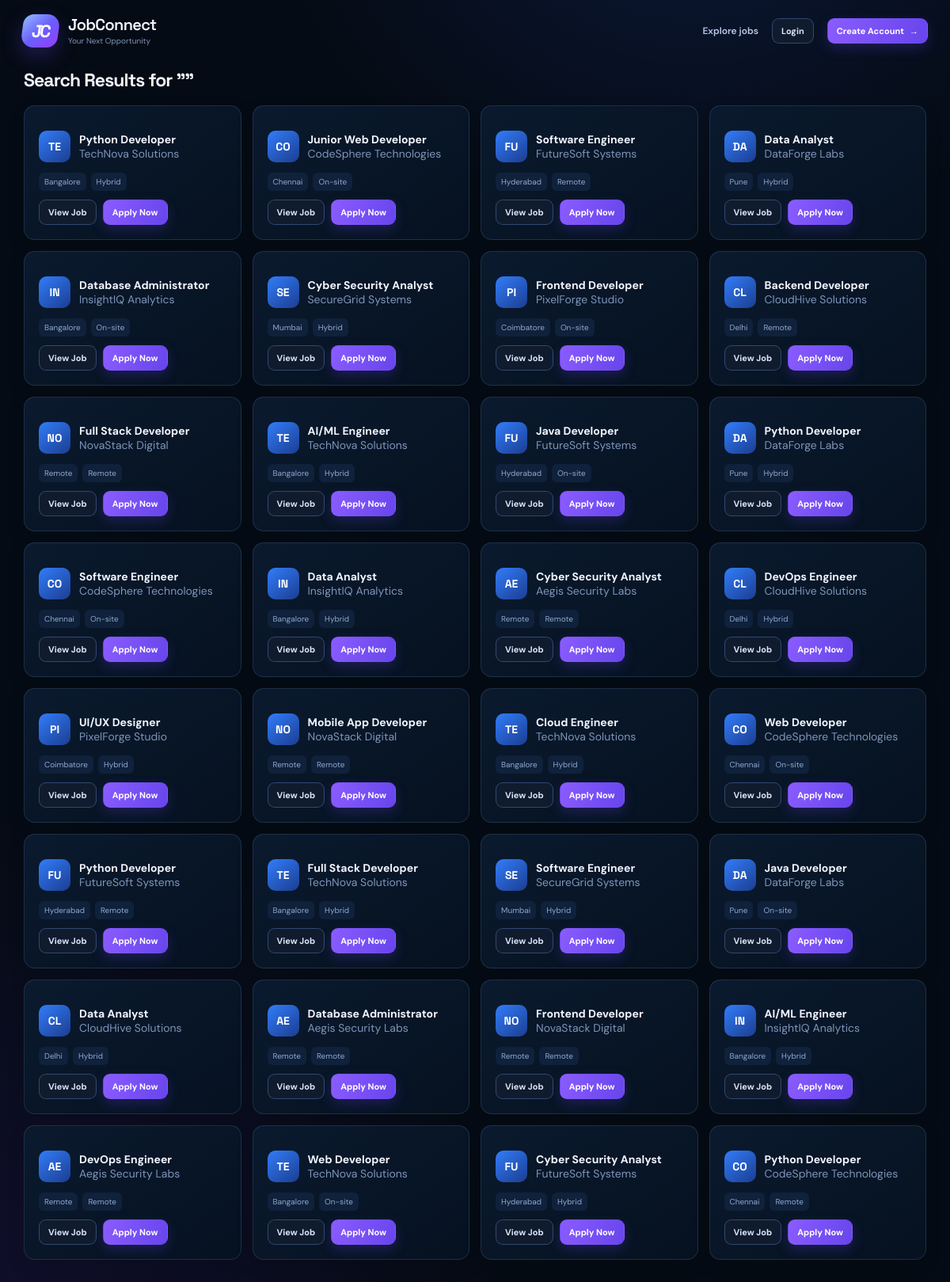
Screenshot of /search with the database file from the repository.
### tables this page shows
CREATE TABLE jobs (
            id INTEGER PRIMARY KEY AUTOINCREMENT,
            company_id INTEGER,
            recruiter_id INTEGER,
            title TEXT NOT NULL,
            description TEXT,
            responsibilities TEXT,
            required_skills TEXT,
            preferred_skills TEXT,
            location TEXT,
            salary_min INTEGER,
            salary_max INTEGER,
            employment_type TEXT,
            workplace_type TEXT,
            experience_level TEXT,
            education TEXT,
            deadline TEXT,
            status TEXT DEFAULT 'active',
            created_at TEXT NOT NULL DEFAULT CURRENT_TIMESTAMP,
            FOREIGN KEY(company_id) REFERENCES companies(id),
            FOREIGN KEY(recruiter_id) REFERENCES users(id)
        );

CREATE TABLE companies (
            id INTEGER PRIMARY KEY AUTOINCREMENT,
            recruiter_id INTEGER,
            company_name TEXT NOT NULL,
            logo TEXT,
            description TEXT,
            industry TEXT,
            location TEXT,
            website TEXT,
            employee_count INTEGER,
            created_at TEXT NOT NULL DEFAULT CURRENT_TIMESTAMP,
            FOREIGN KEY(recruiter_id) REFERENCES users(id)
        );

### backend/app.py (the view)
@app.route("/search")
def search_results():
    q = request.args.get("q", "")
    user = get_current_user()
    jobs_list = query_jobs(q=q)
    return render_template("search_results.html", jobs=jobs_list, query=q, user=user)

### backend/app.py (called while the page is built, shortened)
def get_current_user():
    user_id = session.get("user_id")
    if not user_id:
        return None
    conn = get_db_connection()
    user = conn.execute("SELECT * FROM users WHERE id = ?", (user_id,)).fetchone()
    conn.close()
    return dict(user) if user else None

def query_jobs(filters=None, q=None):
    conn = get_db_connection()
    conditions = ["j.status = 'active'"]
    params = []
    if q:
        conditions.append("(j.title LIKE ? OR j.description LIKE ? OR j.required_skills LIKE ? OR c.company_name LIKE ? OR j.location LIKE ?)")
        like = f"%{q}%"
        params.extend([like, like, like, like, like])
    sql = f"""
        SELECT j.*, c.company_name, c.logo, c.industry,
               (SELECT COUNT(*) FROM applications a WHERE a.job_id = j.id) AS applicant_count
        FROM jobs j
        LEFT JOIN companies c ON c.id = j.company_id
        WHERE {' AND '.join(conditions)}
        ORDER BY j.created_at DESC
    """
    jobs = conn.execute(sql, params).fetchall()
    conn.close()
    return [dict(row) for row in jobs]

def ensure_demo_data():
    conn = get_db_connection()
    user_count = conn.execute("SELECT COUNT(*) FROM users").fetchone()[0]
    if user_count > 0:
        conn.close()
        return

@app.before_request
def setup_demo_data():
    init_db()
    ensure_demo_data()

@app.context_processor
def inject_user():
    return {"current_user": get_current_user()}

### backend/database.py (called while the page is built)
def get_db_connection():
    conn = sqlite3.connect(DB_PATH)
    conn.row_factory = sqlite3.Row
    return conn

### frontend/templates/search_results.html (shortened to what this page needs)
{% extends 'base.html' %}
{% block content %}
<div class="container">
  <div class="section-heading">
    <h2>Search Results for "{{ query }}"</h2>
  </div>
  <div class="cards-grid">
    {% for job in jobs %}
    <div class="job-card">
      <div class="company-row">
        <div class="company-badge">{{ job.company_name[:2]|upper }}</div>
        <div>
          <div><strong>{{ job.title }}</strong></div>
          <div style="color: var(--muted);">{{ job.company_name }}</div>
        </div>
      </div>
      <div class="job-meta">
        <span class="meta-pill">{{ job.location }}</span>
        <span class="meta-pill">{{ job.workplace_type }}</span>
      </div>
      <div class="card-actions">
        <a href="{{ url_for('job_detail', job_id=job.id) }}" class="btn btn-secondary btn-sm">View Job</a>
        <a href="{{ url_for('apply_job', job_id=job.id) }}" class="btn btn-primary btn-sm">Apply Now</a>
      </div>
    </div>
    {% else %}
    <div class="info-card">No matching jobs found in the platform.</div>
    {% endfor %}
  </div>
</div>
{% endblock %}

### frontend/templates/base.html (shortened to what this page needs)
<!DOCTYPE html>
<html lang="en">
  <head>
    <link rel="stylesheet" href="{{ url_for('static', filename='css/style.css', v='8') }}" />
  </head>
  <body>
    {% set active = request.endpoint or '' %}
    <div class="page-shell {% if current_user %}signed-in{% else %}guest-shell{% endif %}">
      {% if current_user %}
      <aside class="sidebar" id="sidebar">
        <a class="brand-wrap" href="{{ url_for('dashboard') }}" aria-label="JobConnect dashboard">
          <span class="brand-mark">JC</span>
          <span><span class="brand-name">JobConnect</span><span class="brand-tag">Your Next Opportunity</span></span>
        </a>
        <nav class="sidebar-nav" aria-label="Main navigation">
          <p class="nav-label">Workspace</p>
          <a class="nav-link {% if active == 'dashboard' %}active{% endif %}" href="{{ url_for('dashboard') }}"><span class="nav-icon">⌂</span>Dashboard</a>
          {% if current_user.role == 'job_seeker' %}
          <a class="nav-link {% if active == 'profile' %}active{% endif %}" href="{{ url_for('profile') }}"><span class="nav-icon">♙</span>My Profile</a>
          <a class="nav-link {% if active == 'jobs' or active == 'search_results' or active == 'job_detail' %}active{% endif %}" href="{{ url_for('jobs') }}"><span class="nav-icon">⌕</span>Find Jobs</a>
          <a class="nav-link {% if active == 'saved_jobs' %}active{% endif %}" href="{{ url_for('saved_jobs') }}"><span class="nav-icon">♡</span>Saved Jobs</a>
          <a class="nav-link {% if active == 'applications_page' or active == 'application_detail' %}active{% endif %}" href="{{ url_for('applications_page') }}"><span class="nav-icon">▣</span>Applications</a>
          <a class="nav-link {% if active == 'interviews_page' or active == 'interview_detail' %}active{% endif %}" href="{{ url_for('interviews_page') }}"><span class="nav-icon">□</span>Interviews</a>
          <a class="nav-link {% if active == 'resume_management' %}active{% endif %}" href="{{ url_for('resume_management') }}"><span class="nav-icon">▤</span>Resume</a>
          <a class="nav-link {% if active == 'job_alerts' %}active{% endif %}" href="{{ url_for('job_alerts') }}"><span class="nav-icon">◉</span>Job Alerts</a>
          {% elif current_user.role == 'recruiter' %}
          <a class="nav-link {% if active == 'recruiter_jobs' %}active{% endif %}" href="{{ url_for('recruiter_jobs') }}"><span class="nav-icon">▣</span>My Job Posts</a>
          <a class="nav-link {% if active == 'recruiter_applicants' %}active{% endif %}" href="{{ url_for('recruiter_applicants') }}"><span class="nav-icon">♙</span>Candidates</a>
          <a class="nav-link {% if active == 'profile' %}active{% endif %}" href="{{ url_for('profile') }}"><span class="nav-icon">◉</span>My Profile</a>
          {% else %}
          <a class="nav-link {% if active == 'admin_users' %}active{% endif %}" href="{{ url_for('admin_users') }}"><span class="nav-icon">♙</span>Users</a>
          <a class="nav-link {% if active == 'admin_jobs' %}active{% endif %}" href="{{ url_for('admin_jobs') }}"><span class="nav-icon">▣</span>Job Listings</a>
          {% endif %}
        </nav>
        <div class="sidebar-bottom">
          <a class="nav-link {% if active == 'notifications_page' %}active{% endif %}" href="{{ url_for('notifications_page') }}"><span class="nav-icon">♧</span>Notifications</a>
          <a class="nav-link" href="{{ url_for('logout') }}"><span class="nav-icon">↗</span>Sign out</a>
          <div class="upgrade-card">
            <span class="upgrade-icon">✦</span><strong>Level up your search</strong>
            <span>Keep your profile updated to get stronger matches.</span>
            <a href="{{ url_for('profile') if current_user.role != 'admin' else url_for('dashboard') }}">Improve profile <b>→</b></a>
          </div>
        </div>
      </aside>
      <div class="workspace">
        <header class="topbar">
          <button class="menu-toggle" type="button" aria-label="Toggle navigation" aria-controls="sidebar">☰</button>
          <form method="GET" action="{{ url_for('search_results') }}" class="search-form">
            <span class="search-icon">⌕</span><input type="text" name="q" placeholder="Search jobs, companies, skills..." value="{{ request.args.get('q', '') }}" />
            <button type="submit" aria-label="Search">Search <kbd>⌘ K</kbd></button>
          </form>
          <div class="topbar-actions">
            <a href="{{ url_for('notifications_page') }}" class="round-action" aria-label="Notifications">♧</a>
            <a href="{{ url_for('profile') if current_user.role != 'admin' else url_for('dashboard') }}" class="user-menu"><span class="avatar">{{ current_user.full_name[:1]|upper }}</span><span class="user-menu-text"><b>{{ current_user.full_name }}</b><small>{{ current_user.role|replace('_', ' ')|title }}</small></span><span class="chevron">⌄</span></a>
          </div>
        </header>
        {% with messages = get_flashed_messages(with_categories=true) %}{% if messages %}<div class="flash-container">{% for category, message in messages %}<div class="flash {{ category }}">{{ message }}</div>{% endfor %}</div>{% endif %}{% endwith %}
      {% else %}
      <header class="guest-topbar">
        <a class="brand-wrap" href="{{ url_for('index') }}"><span class="brand-mark">JC</span><span><span class="brand-name">JobConnect</span><span class="brand-tag">Your Next Opportunity</span></span></a>
        <nav class="guest-actions"><a href="{{ url_for('jobs') }}">Explore jobs</a><a class="btn btn-ghost btn-sm" href="{{ url_for('login') }}">Login</a><a class="btn btn-primary btn-sm" href="{{ url_for('register') }}">Create Account <span>→</span></a></nav>
      </header>
      {% endif %}
      <main class="{% if current_user %}main-content{% else %}landing-main{% endif %}">{% block content %}{% endblock %}</main>
    </div>
  </body>
</html>

### frontend/static/css/style.css (style rules this page uses)
:root { --bg: #050b14; --panel: #091424; --panel-2: #0d1b2e; --panel-3: #111f36; --line: rgba(112, 151, 211, .2); --line-strong: rgba(103, 143, 224, .38); --text: #f5f8ff; --soft: #c3d1ed; --muted: #7e94b9; --primary: #7c4dff; --primary-light: #a28bff; --cyan: #37b7ff; --green: #23d29a; --danger: #ff6b86; --warning: #ffbd4a; --shadow: 0 16px 45px rgba(0, 0, 0, .28); }
* { box-sizing: border-box; }
html { scroll-behavior: smooth; }
body { margin: 0; color: var(--text); font-family: "DM Sans", sans-serif; font-size: 14px; background: var(--bg); }
body::before { content: ""; position: fixed; z-index: -2; inset: 0; background: radial-gradient(circle at 73% -15%, rgba(48, 98, 255, .17), transparent 27%), radial-gradient(circle at 2% 100%, rgba(87, 37, 194, .13), transparent 30%), #050b14; }
a { color: inherit; text-decoration: none; }
.page-shell { min-height: 100vh; }
.brand-wrap { display: inline-flex; align-items: center; gap: 12px; width: fit-content; }
.brand-mark { display: inline-grid; place-items: center; width: 46px; height: 42px; color: #fff; font: 700 22px/1 "Space Grotesk", sans-serif; letter-spacing: -3px; background: linear-gradient(135deg, #94baff 0%, #6a5fff 50%, #933efa 100%); border-radius: 12px 17px 12px 17px; box-shadow: 0 10px 25px rgba(88, 65, 230, .3); transform: skewX(-8deg); }
.brand-name, .brand-tag { display: block; }
.brand-name { font: 600 20px/1.1 "Space Grotesk", sans-serif; letter-spacing: -.7px; }
.brand-tag { margin-top: 3px; color: var(--muted); font-size: 10px; }
.main-content, .landing-main { padding: 26px 30px 42px; }
.container { max-width: 1250px; margin: 0 auto; }
h1, h2, h3, h4 { margin: 0; font-family: "Space Grotesk", sans-serif; letter-spacing: -.04em; }
h2 { font-size: 23px; }
.section-heading { display: flex; align-items: center; justify-content: space-between; gap: 18px; margin: 4px 0 17px; }
.section-heading h2 { color: #f3f6ff; }
.btn { min-height: 39px; padding: 9px 15px; display: inline-flex; align-items: center; justify-content: center; gap: 7px; border: 1px solid transparent; border-radius: 9px; color: #fff; font-size: 12px; font-weight: 700; transition: transform .2s ease, box-shadow .2s ease, background .2s ease; }
.btn-primary { background: linear-gradient(110deg, #8a5cff, #6745ec); box-shadow: 0 6px 15px rgba(87, 60, 216, .27); }
.btn-secondary, .btn-ghost { border-color: var(--line-strong); background: #101c2d; color: #d9e6fd; }
.btn-sm { min-height: 32px; padding: 6px 11px; font-size: 11px; }
.card-actions { display: flex; flex-wrap: wrap; gap: 8px; }
.dashboard-panel, .form-panel, .info-card, .stat-card, .job-card, .application-card, .interview-card, .chart-card, .table-wrap { position: relative; border: 1px solid var(--line); border-radius: 14px; background: linear-gradient(145deg, rgba(11, 27, 47, .95), rgba(6, 18, 33, .96)); box-shadow: 0 8px 22px rgba(0, 0, 0, .13); }
.info-card, .stat-card, .job-card, .application-card, .interview-card, .chart-card { padding: 18px; }
.info-card, .job-card, .stat-card, .application-card, .interview-card { transition: transform .2s ease, border-color .2s ease, box-shadow .2s ease; }
.cards-grid, .stats-grid, .mini-grid { display: grid; gap: 14px; }
.cards-grid { grid-template-columns: repeat(auto-fit, minmax(230px, 1fr)); }
.company-row { display: flex; align-items: center; gap: 11px; margin: 13px 0; }
.company-badge { width: 40px; height: 40px; flex: 0 0 40px; display: grid; place-items: center; border-radius: 10px; color: #fff; background: linear-gradient(140deg, #327dfa, #1b3d91); font: 700 14px "Space Grotesk", sans-serif; }
.job-card strong { color: #f2f5fe; font-size: 14px; }
.job-meta { display: flex; flex-wrap: wrap; gap: 6px; margin: 11px 0; }
.meta-pill { padding: 5px 7px; border-radius: 6px; color: #90a8ce; background: #0f213b; font-size: 10px; }
.guest-topbar { max-width: 1250px; min-height: 78px; margin: auto; padding: 16px 28px; display: flex; justify-content: space-between; align-items: center; }
.guest-actions { display: flex; align-items: center; gap: 17px; color: #b7c8e7; font-size: 12px; font-weight: 600; }
.landing-main { padding-top: 4px; }
.guest-shell .container { max-width: 1160px; }

### rows the page displays
jobs: company_name "TE", title "Python Developer", company_name "TechNova Solutions", location "Bangalore", workplace_type "Hybrid"
jobs: company_name "CO", title "Junior Web Developer", company_name "CodeSphere Technologies", location "Chennai", workplace_type "On-site"
jobs: company_name "FU", title "Software Engineer", company_name "FutureSoft Systems", location "Hyderabad", workplace_type "Remote"
jobs: company_name "DA", title "Data Analyst", company_name "DataForge Labs", location "Pune", workplace_type "Hybrid"
jobs: company_name "IN", title "Database Administrator", company_name "InsightIQ Analytics", location "Bangalore", workplace_type "On-site"
jobs: company_name "SE", title "Cyber Security Analyst", company_name "SecureGrid Systems", location "Mumbai", workplace_type "Hybrid"
jobs: company_name "PI", title "Frontend Developer", company_name "PixelForge Studio", location "Coimbatore", workplace_type "On-site"
jobs: company_name "CL", title "Backend Developer", company_name "CloudHive Solutions", location "Delhi", workplace_type "Remote"
jobs: company_name "NO", title "Full Stack Developer", company_name "NovaStack Digital", location "Remote", workplace_type "Remote"
jobs: company_name "TE", title "AI/ML Engineer", company_name "TechNova Solutions", location "Bangalore", workplace_type "Hybrid"
jobs: company_name "FU", title "Java Developer", company_name "FutureSoft Systems", location "Hyderabad", workplace_type "On-site"
jobs: company_name "DA", title "Python Developer", company_name "DataForge Labs", location "Pune", workplace_type "Hybrid"
jobs: company_name "CO", title "Software Engineer", company_name "CodeSphere Technologies", location "Chennai", workplace_type "On-site"
jobs: company_name "IN", title "Data Analyst", company_name "InsightIQ Analytics", location "Bangalore", workplace_type "Hybrid"
jobs: company_name "AE", title "Cyber Security Analyst", company_name "Aegis Security Labs", location "Remote", workplace_type "Remote"
jobs: company_name "CL", title "DevOps Engineer", company_name "CloudHive Solutions", location "Delhi", workplace_type "Hybrid"
jobs: company_name "PI", title "UI/UX Designer", company_name "PixelForge Studio", location "Coimbatore", workplace_type "Hybrid"
jobs: company_name "NO", title "Mobile App Developer", company_name "NovaStack Digital", location "Remote", workplace_type "Remote"
jobs: company_name "TE", title "Cloud Engineer", company_name "TechNova Solutions", location "Bangalore", workplace_type "Hybrid"
jobs: company_name "CO", title "Web Developer", company_name "CodeSphere Technologies", location "Chennai", workplace_type "On-site"
jobs: company_name "FU", title "Python Developer", company_name "FutureSoft Systems", location "Hyderabad", workplace_type "Remote"
jobs: company_name "TE", title "Full Stack Developer", company_name "TechNova Solutions", location "Bangalore", workplace_type "Hybrid"
jobs: company_name "SE", title "Software Engineer", company_name "SecureGrid Systems", location "Mumbai", workplace_type "Hybrid"
jobs: company_name "DA", title "Java Developer", company_name "DataForge Labs", location "Pune", workplace_type "On-site"
jobs: company_name "CL", title "Data Analyst", company_name "CloudHive Solutions", location "Delhi", workplace_type "Hybrid"
jobs: company_name "AE", title "Database Administrator", company_name "Aegis Security Labs", location "Remote", workplace_type "Remote"
jobs: company_name "NO", title "Frontend Developer", company_name "NovaStack Digital", location "Remote", workplace_type "Remote"
jobs: company_name "IN", title "AI/ML Engineer", company_name "InsightIQ Analytics", location "Bangalore", workplace_type "Hybrid"
jobs: company_name "AE", title "DevOps Engineer", company_name "Aegis Security Labs", location "Remote", workplace_type "Remote"
jobs: company_name "TE", title "Web Developer", company_name "TechNova Solutions", location "Bangalore", workplace_type "On-site"
jobs: company_name "FU", title "Cyber Security Analyst", company_name "FutureSoft Systems", location "Hyderabad", workplace_type "Hybrid"
jobs: company_name "CO", title "Python Developer", company_name "CodeSphere Technologies", location "Chennai", workplace_type "Remote"
